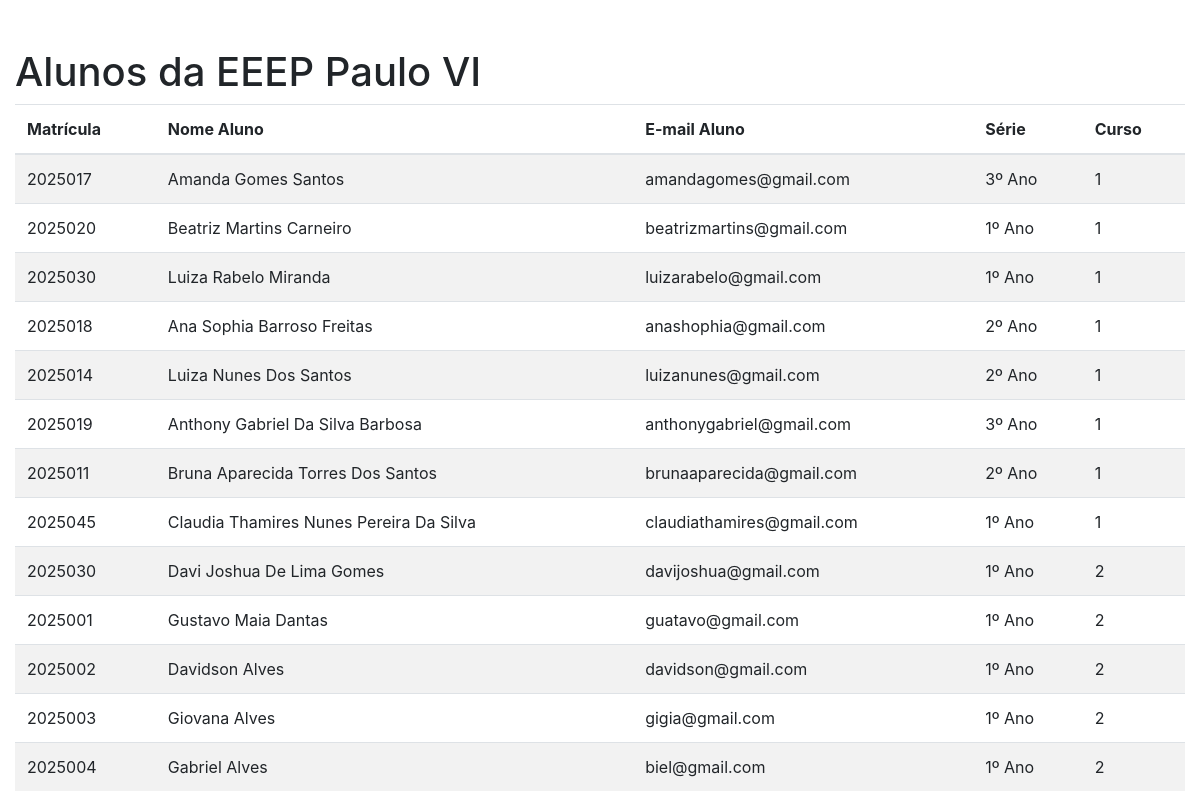
The app's page /escola/index.php with its own data.
### tables this page shows
CREATE TABLE `alunos_pvi` (
  `id_aluno` int NOT NULL AUTO_INCREMENT,
  `mat_aluno` int NOT NULL,
  `nome_aluno` varchar(100) NOT NULL,
  `email_aluno` varchar(100) NOT NULL,
  `serie` int NOT NULL,
  `curso` int NOT NULL,
  `ativo` int NOT NULL,
  `idade` int NOT NULL,
  `altura` float NOT NULL,
  PRIMARY KEY (`id_aluno`)
);

### escola/index.php (the view, shortened to what this page needs)
<?php
    require_once'conexao.php';
?>
<!DOCTYPE html>
<html lang="en">
<head>
    <link rel="stylesheet" href="https://stackpath.bootstrapcdn.com/bootstrap/4.1.3/css/bootstrap.min.css">
    <link rel="stylesheet" href="https://stackpath.bootstrapcdn.com/bootstrap/4.1.3/css/bootstrap.min.css">
</head>
<body>
<div class="container-fluid mt-5">
  <h1>Alunos da EEEP Paulo VI</h1>
  <?php
      $sql ="SELECT * FROM alunos_pvi WHERE ativo = 1";
      $result = $connect->query($sql);
      if($result->num_rows){
  ?>
    <table class="table table-striped">
    <thead>
        <tr>
        <th scope="col">Matrícula</th>
        <th scope="col">Nome Aluno</th>
        <th scope="col">E-mail Aluno</th>
        <th scope="col">Série</th>
        <th scope="col">Curso</th>
        </tr>
    </thead>
    <tbody>
       <?php
           while($row= $result->fetch_assoc()){
               echo "<tr>
               <td>".$row['mat_aluno']."</td>
               <td>".$row['nome_aluno']."</td>
               <td>".$row['email_aluno']."</td>
               <td>".$row['serie']."º Ano</td>
               <td>".$row['curso']."</td>
               </tr>";
           }
      } else {
            echo "<tr><td colspan='5'><center><h1>Sem dados disponíveis </h1></center></td></tr>";
        }
        ?>
    </tbody>
    </table>
</div>
</body>
</html>

### records on screen
alunos_pvi: mat_aluno "2025017", nome_aluno "Amanda Gomes Santos", email_aluno "amandagomes@gmail.com", serie "3", curso "1"
alunos_pvi: mat_aluno "2025020", nome_aluno "Beatriz Martins Carneiro", email_aluno "beatrizmartins@gmail.com", serie "1", curso "1"
alunos_pvi: mat_aluno "2025030", nome_aluno "Luiza Rabelo Miranda", email_aluno "luizarabelo@gmail.com", serie "1", curso "1"
alunos_pvi: mat_aluno "2025018", nome_aluno "Ana Sophia Barroso Freitas", email_aluno "anashophia@gmail.com", serie "2", curso "1"
alunos_pvi: mat_aluno "2025014", nome_aluno "Luiza Nunes Dos Santos", email_aluno "luizanunes@gmail.com", serie "2", curso "1"
alunos_pvi: mat_aluno "2025019", nome_aluno "Anthony Gabriel Da Silva Barbosa", email_aluno "anthonygabriel@gmail.com", serie "3", curso "1"
alunos_pvi: mat_aluno "2025011", nome_aluno "Bruna Aparecida Torres Dos Santos", email_aluno "brunaaparecida@gmail.com", serie "2", curso "1"
alunos_pvi: mat_aluno "2025045", nome_aluno "Claudia Thamires Nunes Pereira Da Silva", email_aluno "claudiathamires@gmail.com", serie "1", curso "1"
alunos_pvi: mat_aluno "2025030", nome_aluno "Davi Joshua De Lima Gomes", email_aluno "davijoshua@gmail.com", serie "1", curso "2"
alunos_pvi: mat_aluno "2025001", nome_aluno "Gustavo Maia Dantas", email_aluno "guatavo@gmail.com", serie "1", curso "2"
alunos_pvi: mat_aluno "2025002", nome_aluno "Davidson Alves", email_aluno "davidson@gmail.com", serie "1", curso "2"
alunos_pvi: mat_aluno "2025003", nome_aluno "Giovana Alves", email_aluno "gigia@gmail.com", serie "1", curso "2"
alunos_pvi: mat_aluno "2025004", nome_aluno "Gabriel Alves", email_aluno "biel@gmail.com", serie "1", curso "2"
